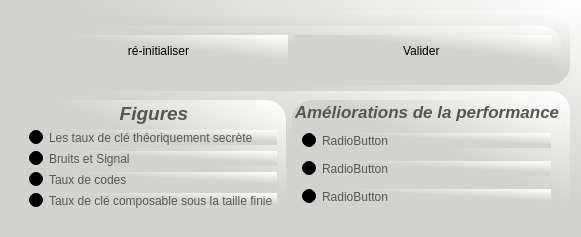
           <widget class="QWidget" name="widget_4" native="true">
            <property name="sizePolicy">
             <sizepolicy hsizetype="Expanding" vsizetype="Expanding">
              <horstretch>0</horstretch>
              <verstretch>0</verstretch>
             </sizepolicy>
            </property>
            <property name="minimumSize">
             <size>
              <width>0</width>
              <height>100</height>
             </size>
            </property>
            <property name="styleSheet">
             <string notr="true">*{
background-color:qlineargradient(spread:pad, x1:0.58371, y1:0.437, x2:1, y2:0, stop:0 rgba(210, 211, 206, 255), stop:1 rgba(255, 255, 255, 255));
border-radius: 20px 20px 20px 20px;
}</string>
            </property>
            <layout class="QVBoxLayout" name="verticalLayout_6">
             <item>
              <widget class="QFrame" name="frame">
               <property name="sizePolicy">
                <sizepolicy hsizetype="Expanding" vsizetype="Expanding">
                 <horstretch>0</horstretch>
                 <verstretch>0</verstretch>
                </sizepolicy>
               </property>
               <property name="frameShape">
                <enum>QFrame::StyledPanel</enum>
               </property>
               <property name="frameShadow">
                <enum>QFrame::Raised</enum>
               </property>
               <layout class="QVBoxLayout" name="verticalLayout">
                <item>
                 <widget class="PlotWidget" name="graphe" native="true">
                  <property name="sizePolicy">
                   <sizepolicy hsizetype="Expanding" vsizetype="Expanding">
                    <horstretch>0</horstretch>
                    <verstretch>0</verstretch>
                   </sizepolicy>
                  </property>
                 </widget>
                </item>
                <item>
                 <widget class="QFrame" name="frame_18">
                  <property name="minimumSize">
                   <size>
                    <width>0</width>
                    <height>50</height>
                   </size>
                  </property>
                  <property name="maximumSize">
                   <size>
                    <width>16777215</width>
                    <height>50</height>
                   </size>
                  </property>
                  <property name="styleSheet">
                   <string notr="true">*{
	color: rgb(0, 0, 0);
}


QPushButton:Hover{
	
	background-color: rgb(136, 138, 133);
}</string>
                  </property>
                  <property name="frameShape">
                   <enum>QFrame::StyledPanel</enum>
                  </property>
                  <property name="frameShadow">
                   <enum>QFrame::Raised</enum>
                  </property>
                  <layout class="QHBoxLayout" name="horizontalLayout_4">
                   <item>
                    <widget class="QPushButton" name="init_btn">
                     <property name="sizePolicy">
                      <sizepolicy hsizetype="Minimum" vsizetype="Expanding">
                       <horstretch>0</horstretch>
                       <verstretch>0</verstretch>
                      </sizepolicy>
                     </property>
                     <property name="text">
                      <string>ré-initialiser</string>
                     </property>
                    </widget>
                   </item>
                   <item>
                    <widget class="QPushButton" name="draw_btn">
                     <property name="sizePolicy">
                      <sizepolicy hsizetype="Minimum" vsizetype="Expanding">
                       <horstretch>0</horstretch>
                       <verstretch>0</verstretch>
                      </sizepolicy>
                     </property>
                     <property name="text">
                      <string>Valider </string>
                     </property>
                    </widget>
                   </item>
                  </layout>
                 </widget>
                </item>
               </layout>
              </widget>
             </item>
             <item>
              <widget class="QFrame" name="frame_7">
               <property name="sizePolicy">
                <sizepolicy hsizetype="Expanding" vsizetype="Expanding">
                 <horstretch>0</horstretch>
                 <verstretch>0</verstretch>
                </sizepolicy>
               </property>
               <property name="minimumSize">
                <size>
                 <width>0</width>
                 <height>10</height>
                </size>
               </property>
               <property name="maximumSize">
                <size>
                 <width>16777215</width>
                 <height>200</height>
                </size>
               </property>
               <property name="styleSheet">
                <string notr="true">*{
	color: rgb(85, 87, 83);
}

</string>
               </property>
               <property name="frameShape">
                <enum>QFrame::StyledPanel</enum>
               </property>
               <property name="frameShadow">
                <enum>QFrame::Raised</enum>
               </property>
               <layout class="QHBoxLayout" name="horizontalLayout_16">
                <item>
                 <widget class="QGroupBox" name="groupBox_9">
                  <property name="sizePolicy">
                   <sizepolicy hsizetype="Expanding" vsizetype="Expanding">
                    <horstretch>0</horstretch>
                    <verstretch>0</verstretch>
                   </sizepolicy>
                  </property>
                  <property name="minimumSize">
                   <size>
                    <width>0</width>
                    <height>50</height>
                   </size>
                  </property>
                  <property name="maximumSize">
                   <size>
                    <width>16777215</width>
                    <height>250</height>
                   </size>
                  </property>
                  <property name="font">
                   <font>
                    <pointsize>14</pointsize>
                    <weight>75</weight>
                    <italic>true</italic>
                    <bold>true</bold>
                   </font>
                  </property>
                  <property name="styleSheet">
                   <string notr="true">#groupBox_9{

}
QCheckBox{
	color: rgb(85, 87, 83);
}</string>
                  </property>
                  <property name="title">
                   <string>Figures</string>
                  </property>
                  <property name="alignment">
                   <set>Qt::AlignCenter</set>
                  </property>
                  <layout class="QVBoxLayout" name="verticalLayout_13">
                   <property name="topMargin">
                    <number>30</number>
                   </property>
                   <item>
                    <widget class="QRadioButton" name="SKR_Th_radio">
                     <property name="text">
                      <string>Les taux de clé théoriquement secrète</string>
                     </property>
                    </widget>
                   </item>
                   <item>
                    <widget class="QRadioButton" name="SNR_radio">
                     <property name="text">
                      <string>Bruits et Signal</string>
                     </property>
                    </widget>
                   </item>
                   <item>
                    <widget class="QRadioButton" name="Code_rate_radio">
                     <property name="text">
                      <string>Taux de codes</string>
                     </property>
                    </widget>
                   </item>
                   <item>
                    <widget class="QRadioButton" name="Comp_SKR_radio">
                     <property name="text">
                      <string>Taux de clé composable sous la taille finie </string>
                     </property>
                    </widget>
                   </item>
                  </layout>
                 </widget>
                </item>
                <item>
                 <widget class="QGroupBox" name="groupBox_6">
                  <property name="sizePolicy">
                   <sizepolicy hsizetype="Expanding" vsizetype="Expanding">
                    <horstretch>0</horstretch>
                    <verstretch>0</verstretch>
                   </sizepolicy>
                  </property>
                  <property name="minimumSize">
                   <size>
                    <width>0</width>
                    <height>50</height>
                   </size>
                  </property>
                  <property name="maximumSize">
                   <size>
                    <width>16777215</width>
                    <height>250</height>
                   </size>
                  </property>
                  <property name="font">
                   <font>
                    <pointsize>13</pointsize>
                    <weight>75</weight>
                    <italic>true</italic>
                    <bold>true</bold>
                   </font>
                  </property>
                  <property name="styleSheet">
                   <string notr="true">*{

}


QSpinBox{
	background-color: qlineargradient(spread:pad, x1:0, y1:1, x2:1, y2:0, stop:0 rgba(80, 109, 65, 255), stop:1 rgba(255, 255, 255, 255));
}
</string>
                  </property>
                  <property name="title">
                   <string>Améliorations de la performance</string>
                  </property>
                  <layout class="QVBoxLayout" name="verticalLayout_7">
                   <property name="spacing">
                    <number>10</number>
                   </property>
                   <property name="leftMargin">
                    <number>10</number>
                   </property>
                   <property name="topMargin">
                    <number>30</number>
                   </property>
                   <property name="rightMargin">
                    <number>10</number>
                   </property>
                   <property name="bottomMargin">
                    <number>10</number>
                   </property>
                   <item>
                    <widget class="QRadioButton" name="radioButton">
                     <property name="text">
                      <string>RadioButton</string>
                     </property>
                    </widget>
                   </item>
                   <item>
                    <widget class="QRadioButton" name="radioButton_3">
                     <property name="text">
                      <string>RadioButton</string>
                     </property>
                    </widget>
                   </item>
                   <item>
                    <widget class="QRadioButton" name="radioButton_2">
                     <property name="text">
                      <string>RadioButton</string>
                     </property>
                    </widget>
                   </item>
                  </layout>
                 </widget>
                </item>
               </layout>
              </widget>
             </item>
            </layout>
           </widget>
